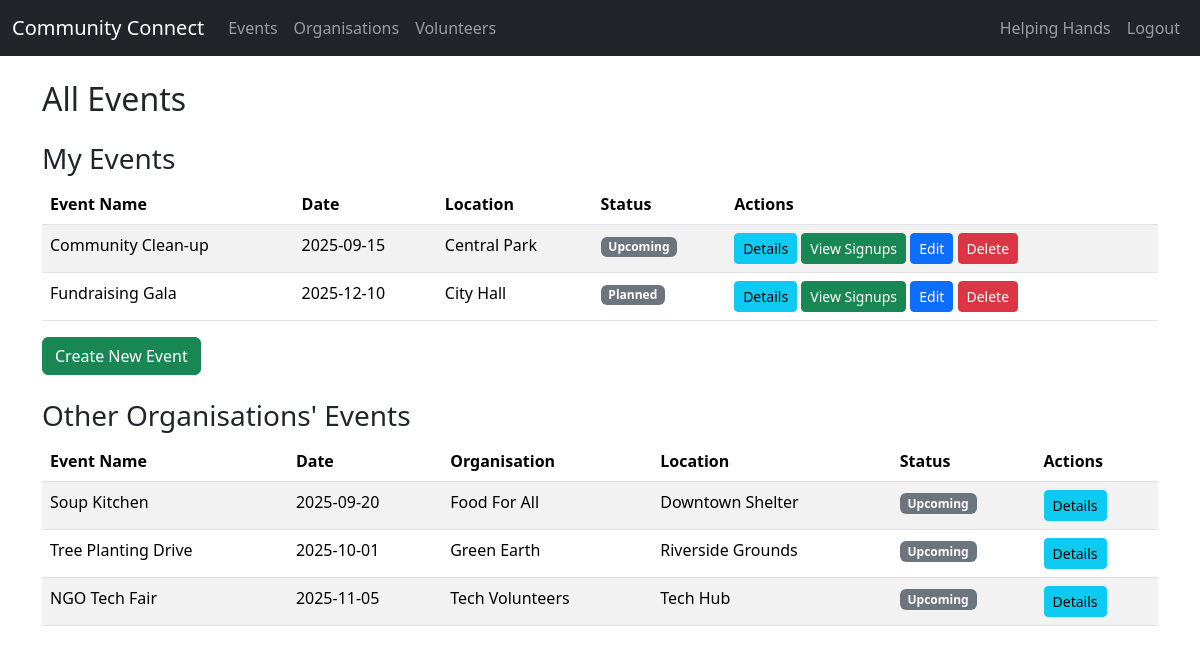
Screenshot of /events (signed in) with the database file from the repository.
### tables this page shows
CREATE TABLE Organisations (
    OrganisationID INTEGER PRIMARY KEY AUTOINCREMENT,
    Name TEXT(100) NOT NULL,
    Description TEXT(255),
    ContactPerson TEXT(50),
    Email TEXT(320) UNIQUE NOT NULL,
    Password TEXT(128) NOT NULL,
    Phone TEXT(32),
    Address TEXT(255),
    Website TEXT(255),
    Logo BLOB
);

CREATE TABLE Events (
    EventID INTEGER PRIMARY KEY AUTOINCREMENT,
    OrganisationID INTEGER NOT NULL,
    Name TEXT(100) NOT NULL,
    Description TEXT(255),
    Date DATE,
    StartTime TIME,
    EndTime TIME,
    Location TEXT(255),
    Status TEXT(20),
    FOREIGN KEY (OrganisationID) REFERENCES Organisations(OrganisationID),
    CONSTRAINT chk_end_after_start CHECK (EndTime > StartTime)
);

### app.py (the view, shortened to what this page needs)
@app.route("/events")
@login_required
def list_events():
    db = get_db()
    user_id = session.get('user_id')
    account_type = session.get('account_type')
    if account_type == 'organisation':
        my_events = db.execute(
            """SELECT e.*, o.Name AS OrgName
               FROM Events e
               JOIN Organisations o ON e.OrganisationID = o.OrganisationID
               WHERE e.OrganisationID = ? ORDER BY e.Date""", (user_id,)
        ).fetchall()
        other_events = db.execute(
            """SELECT e.*, o.Name AS OrgName
               FROM Events e
               JOIN Organisations o ON e.OrganisationID = o.OrganisationID
               WHERE e.OrganisationID != ? ORDER BY e.Date""", (user_id,)
        ).fetchall()
        return render_template("list_events.html", my_events=my_events, other_events=other_events)
    return redirect(url_for('login'))

### app.py (called while the page is built)
def get_db():
    db = getattr(g, "_database", None)
    if db is None:
        db = g._database = sqlite3.connect(DATABASE)
        db.row_factory = sqlite3.Row  # This allows accessing columns by name
    return db

@app.teardown_appcontext
def close_connection(exception):
    db = getattr(g, "_database", None)
    if db is not None:
        db.close()

def login_required(f):
    @wraps(f)
    def decorated_function(*args, **kwargs):
        if "user_id" not in session:
            flash("Please log in first.", "error")
            return redirect(url_for("login"))
        return f(*args, **kwargs)
    return decorated_function

### templates/list_events.html (shortened to what this page needs)
{% extends "base.html" %}
{% block content %}
<h2 class="mb-4">All Events</h2>
{% if session.get('account_type') == 'organisation' %}
    <h3 class="mt-4">My Events</h3>
    <table class="table table-striped">
        <thead>
            <tr>
                <th>Event Name</th>
                <th>Date</th>
                <th>Location</th>
                <th>Status</th>
                <th>Actions</th>
            </tr>
        </thead>
        <tbody>
            {% for event in my_events %}
            <tr>
                <td>{{ event.Name }}</td>
                <td>{{ event.Date }}</td>
                <td>{{ event.Location }}</td>
                <td><span class="badge bg-secondary">{{ event.Status }}</span></td>
                <td>
                    <a href="{{ url_for('view_event', event_id=event.EventID) }}" class="btn btn-sm btn-info">Details</a>
                    <a href="{{ url_for('view_event_signups', event_id=event.EventID) }}" class="btn btn-sm btn-success">View Signups</a>
                    <a href="{{ url_for('edit_event', event_id=event.EventID) }}" class="btn btn-sm btn-primary">Edit</a>
                    <form action="{{ url_for('delete_event', event_id=event.EventID) }}" method="POST" class="d-inline">
                        <button type="submit" class="btn btn-sm btn-danger" onclick="return confirm('Are you sure?');">Delete</button>
                    </form>
                </td>
            </tr>
            {% else %}
            <tr>
                <td colspan="4">No events found.</td>
            </tr>
            {% endfor %}
        </tbody>
    </table>
    <a href="{{ url_for('add_event') }}" class="btn btn-success">Create New Event</a>
    <h3 class="mt-4">Other Organisations' Events</h3>
    <table class="table table-striped">
        <thead>
            <tr>
                <th>Event Name</th>
                <th>Date</th>
                <th>Organisation</th>
                <th>Location</th>
                <th>Status</th>
                <th>Actions</th>
            </tr>
        </thead>
        <tbody>
            {% for event in other_events %}
            <tr>
                <td>{{ event.Name }}</td>
                <td>{{ event.Date }}</td>
                <td>{{ event.OrgName }}</td>
                <td>{{ event.Location }}</td>
                <td><span class="badge bg-secondary">{{ event.Status }}</span></td>
                <td>
                    <a href="{{ url_for('view_event', event_id=event.EventID) }}" class="btn btn-sm btn-info">Details</a>
                </td>
            </tr>
            {% else %}
            <tr>
                <td colspan="5">No events found.</td>
            </tr>
            {% endfor %}
        </tbody>
    </table>
{% endif %}
{% endblock %}

### templates/base.html (shortened to what this page needs)
<!doctype html>
<html lang="en">
  <head>
    <link href="https://cdn.jsdelivr.net/npm/bootstrap@5.3.3/dist/css/bootstrap.min.css" rel="stylesheet">
  </head>
  <body>
<nav class="navbar navbar-expand-lg navbar-dark bg-dark">
  <div class="container-fluid">
    <a class="navbar-brand" href="{{ url_for('index') }}">Community Connect</a>
    <div class="collapse navbar-collapse" id="navbarNav">
      {% if 'user_id' in session %}
      <ul class="navbar-nav me-auto">
        <li class="nav-item">
          <a class="nav-link" href="{{ url_for('list_events') }}">Events</a>
        </li>
        <li class="nav-item">
          <a class="nav-link" href="{{ url_for('list_orgs') }}">Organisations</a>
        </li>
        <li class="nav-item">
          <a class="nav-link" href="{{ url_for('list_volunteers') }}">Volunteers</a>
        </li>
      </ul>
      {% endif %}
      <ul class="navbar-nav ms-auto">
        {% if 'user_id' in session %}
          <li class="nav-item">
            <a class="nav-link" href="{{ url_for(session.account_type + '_dashboard') }}">{{ session.get('name', 'Dashboard') }}</a>
          </li>
          <li class="nav-item">
            <a class="nav-link" href="{{ url_for('logout') }}">Logout</a>
          </li>
        {% endif %}
      </ul>
    </div>
  </div>
</nav>
    <div class="container mt-4">
      {% block content %}{% endblock %}
    </div>
  </body>
</html>

### rows the page displays
Organisations: get "Helping Hands"
Events: Name "Community Clean-up", Date "2025-09-15", Location "Central Park", Status "Upcoming"
Events: Name "Fundraising Gala", Date "2025-12-10", Location "City Hall", Status "Planned"
Events: Name "Soup Kitchen", Date "2025-09-20", OrgName "Food For All", Location "Downtown Shelter", Status "Upcoming"
Events: Name "Tree Planting Drive", Date "2025-10-01", OrgName "Green Earth", Location "Riverside Grounds", Status "Upcoming"
Events: Name "NGO Tech Fair", Date "2025-11-05", OrgName "Tech Volunteers", Location "Tech Hub", Status "Upcoming"
